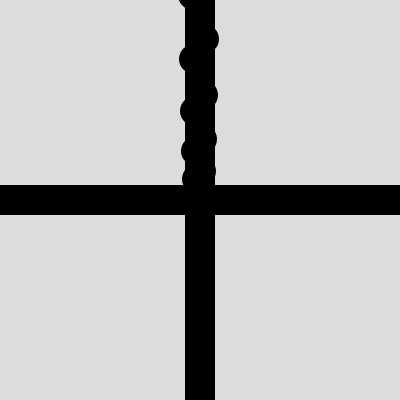
Frame 1 (no input)
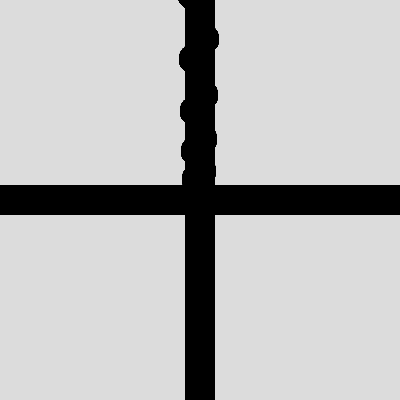
Frame 60 (no input)
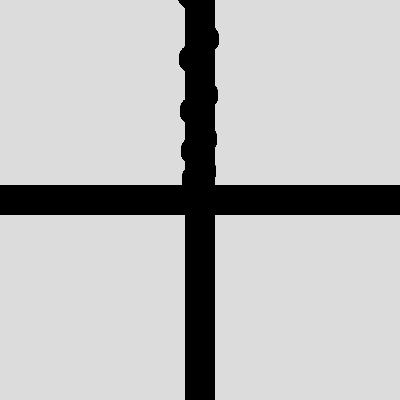
Frame 120 (the mouse pressed at the canvas centre since frame 60)

The p5.js sketch that drew these frames (run headless with seeded random() and noise() and a simulated clock; from frame 60 on, the mouse is pressed at the canvas centre):

// p5.js sketch
// ── sketch.js
function setup() {
  createCanvas(400, 400);
  background(220);
  andenGrads(-4, 8, 1);
  strokeWeight(30);
}

function draw() {
  line(width / 2, 0, width / 2, height);
  line(0, height / 2, width, height / 2);
  drawParabola(6, 14, 9);
}

function andenGrads(a, b, c) {
  x1 = -b + (Math.sqrt(Math.pow(b, 2) - 4 * a * c) / 2) * a;
  x2 = -b - (Math.sqrt(Math.pow(b, 2) - 4 * a * c) / 2) * a;
  let result = [x1, x2];
  print(result);
}

function drawParabola(a, b, c) {
  for (let x = -width / 2; x < width / 2; x++) {
    let y = a * Math.pow(x, 2) + b * x + c;
    point(x + width / 2, height / 2 - y);
  }
}
